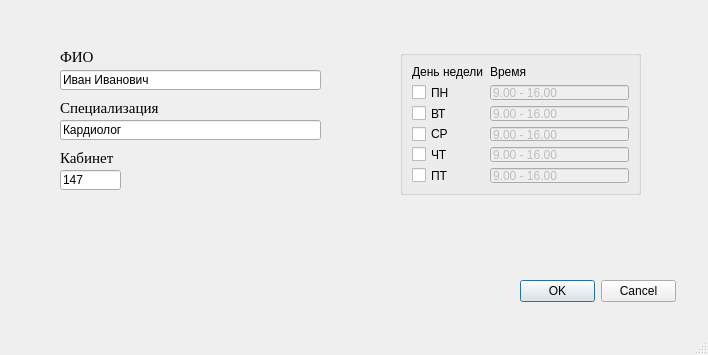
<?xml version="1.0" encoding="UTF-8"?>
<ui version="4.0">
 <class>DocWindow</class>
 <widget class="QMainWindow" name="DocWindow">
  <property name="geometry">
   <rect>
    <x>0</x>
    <y>0</y>
    <width>708</width>
    <height>355</height>
   </rect>
  </property>
  <property name="windowTitle">
   <string>MainWindow</string>
  </property>
  <widget class="QWidget" name="centralwidget">
   <widget class="QLineEdit" name="NameEdit">
    <property name="geometry">
     <rect>
      <x>60</x>
      <y>70</y>
      <width>261</width>
      <height>20</height>
     </rect>
    </property>
    <property name="text">
     <string>Иван Иванович</string>
    </property>
   </widget>
   <widget class="QLabel" name="label">
    <property name="geometry">
     <rect>
      <x>60</x>
      <y>50</y>
      <width>47</width>
      <height>13</height>
     </rect>
    </property>
    <property name="font">
     <font>
      <family>Times New Roman</family>
      <pointsize>11</pointsize>
     </font>
    </property>
    <property name="text">
     <string>ФИО</string>
    </property>
   </widget>
   <widget class="QLabel" name="label_2">
    <property name="geometry">
     <rect>
      <x>60</x>
      <y>100</y>
      <width>101</width>
      <height>16</height>
     </rect>
    </property>
    <property name="font">
     <font>
      <family>Times New Roman</family>
      <pointsize>11</pointsize>
     </font>
    </property>
    <property name="text">
     <string>Специализация</string>
    </property>
   </widget>
   <widget class="QLineEdit" name="SpecEdit">
    <property name="geometry">
     <rect>
      <x>60</x>
      <y>120</y>
      <width>261</width>
      <height>20</height>
     </rect>
    </property>
    <property name="text">
     <string>Кардиолог</string>
    </property>
   </widget>
   <widget class="QLineEdit" name="CabEdit">
    <property name="geometry">
     <rect>
      <x>60</x>
      <y>170</y>
      <width>61</width>
      <height>20</height>
     </rect>
    </property>
    <property name="text">
     <string>147</string>
    </property>
   </widget>
   <widget class="QLabel" name="label_3">
    <property name="geometry">
     <rect>
      <x>60</x>
      <y>150</y>
      <width>101</width>
      <height>16</height>
     </rect>
    </property>
    <property name="font">
     <font>
      <family>Times New Roman</family>
      <pointsize>11</pointsize>
     </font>
    </property>
    <property name="text">
     <string>Кабинет</string>
    </property>
   </widget>
   <widget class="QDialogButtonBox" name="buttonBox">
    <property name="geometry">
     <rect>
      <x>520</x>
      <y>280</y>
      <width>156</width>
      <height>23</height>
     </rect>
    </property>
    <property name="standardButtons">
     <set>QDialogButtonBox::Cancel|QDialogButtonBox::Ok</set>
    </property>
    <property name="centerButtons">
     <bool>false</bool>
    </property>
   </widget>
   <widget class="QGroupBox" name="">
    <property name="geometry">
     <rect>
      <x>400</x>
      <y>50</y>
      <width>241</width>
      <height>145</height>
     </rect>
    </property>
    <layout class="QGridLayout" name="gridLayout">
     <item row="3" column="1">
      <widget class="QLineEdit" name="timeEdit_2">
       <property name="enabled">
        <bool>false</bool>
       </property>
       <property name="text">
        <string>9.00 - 16.00</string>
       </property>
      </widget>
     </item>
     <item row="1" column="0">
      <widget class="QLabel" name="label_4">
       <property name="text">
        <string>День недели</string>
       </property>
      </widget>
     </item>
     <item row="6" column="0">
      <widget class="QCheckBox" name="checkBox_4">
       <property name="text">
        <string>ЧТ</string>
       </property>
       <property name="checked">
        <bool>false</bool>
       </property>
      </widget>
     </item>
     <item row="2" column="1">
      <widget class="QLineEdit" name="timeEdit_1">
       <property name="enabled">
        <bool>false</bool>
       </property>
       <property name="text">
        <string>9.00 - 16.00</string>
       </property>
      </widget>
     </item>
     <item row="7" column="0">
      <widget class="QCheckBox" name="checkBox_5">
       <property name="text">
        <string>ПТ</string>
       </property>
       <property name="checked">
        <bool>false</bool>
       </property>
      </widget>
     </item>
     <item row="6" column="1">
      <widget class="QLineEdit" name="timeEdit_4">
       <property name="enabled">
        <bool>false</bool>
       </property>
       <property name="text">
        <string>9.00 - 16.00</string>
       </property>
      </widget>
     </item>
     <item row="3" column="0">
      <widget class="QCheckBox" name="checkBox_2">
       <property name="text">
        <string>ВТ</string>
       </property>
       <property name="checked">
        <bool>false</bool>
       </property>
      </widget>
     </item>
     <item row="2" column="0">
      <widget class="QCheckBox" name="checkBox_1">
       <property name="text">
        <string>ПН</string>
       </property>
       <property name="checked">
        <bool>false</bool>
       </property>
      </widget>
     </item>
     <item row="1" column="1">
      <widget class="QLabel" name="label_5">
       <property name="text">
        <string>Время</string>
       </property>
      </widget>
     </item>
     <item row="7" column="1">
      <widget class="QLineEdit" name="timeEdit_5">
       <property name="enabled">
        <bool>false</bool>
       </property>
       <property name="text">
        <string>9.00 - 16.00</string>
       </property>
      </widget>
     </item>
     <item row="4" column="0">
      <widget class="QCheckBox" name="checkBox_3">
       <property name="text">
        <string>СР</string>
       </property>
       <property name="checked">
        <bool>false</bool>
       </property>
      </widget>
     </item>
     <item row="4" column="1">
      <widget class="QLineEdit" name="timeEdit_3">
       <property name="enabled">
        <bool>false</bool>
       </property>
       <property name="text">
        <string>9.00 - 16.00</string>
       </property>
      </widget>
     </item>
    </layout>
   </widget>
  </widget>
  <widget class="QMenuBar" name="menubar">
   <property name="geometry">
    <rect>
     <x>0</x>
     <y>0</y>
     <width>708</width>
     <height>21</height>
    </rect>
   </property>
  </widget>
  <widget class="QStatusBar" name="statusbar"/>
 </widget>
 <resources/>
 <connections>
  <connection>
   <sender>checkBox_1</sender>
   <signal>toggled(bool)</signal>
   <receiver>timeEdit_1</receiver>
   <slot>setEnabled(bool)</slot>
   <hints>
    <hint type="sourcelabel">
     <x>440</x>
     <y>103</y>
    </hint>
    <hint type="destinationlabel">
     <x>486</x>
     <y>103</y>
    </hint>
   </hints>
  </connection>
  <connection>
   <sender>checkBox_2</sender>
   <signal>toggled(bool)</signal>
   <receiver>timeEdit_2</receiver>
   <slot>setEnabled(bool)</slot>
   <hints>
    <hint type="sourcelabel">
     <x>450</x>
     <y>129</y>
    </hint>
    <hint type="destinationlabel">
     <x>499</x>
     <y>128</y>
    </hint>
   </hints>
  </connection>
  <connection>
   <sender>checkBox_3</sender>
   <signal>toggled(bool)</signal>
   <receiver>timeEdit_3</receiver>
   <slot>setEnabled(bool)</slot>
   <hints>
    <hint type="sourcelabel">
     <x>437</x>
     <y>149</y>
    </hint>
    <hint type="destinationlabel">
     <x>497</x>
     <y>150</y>
    </hint>
   </hints>
  </connection>
  <connection>
   <sender>checkBox_4</sender>
   <signal>toggled(bool)</signal>
   <receiver>timeEdit_4</receiver>
   <slot>setEnabled(bool)</slot>
   <hints>
    <hint type="sourcelabel">
     <x>443</x>
     <y>177</y>
    </hint>
    <hint type="destinationlabel">
     <x>506</x>
     <y>177</y>
    </hint>
   </hints>
  </connection>
  <connection>
   <sender>checkBox_5</sender>
   <signal>toggled(bool)</signal>
   <receiver>timeEdit_5</receiver>
   <slot>setEnabled(bool)</slot>
   <hints>
    <hint type="sourcelabel">
     <x>446</x>
     <y>199</y>
    </hint>
    <hint type="destinationlabel">
     <x>496</x>
     <y>201</y>
    </hint>
   </hints>
  </connection>
 </connections>
</ui>
